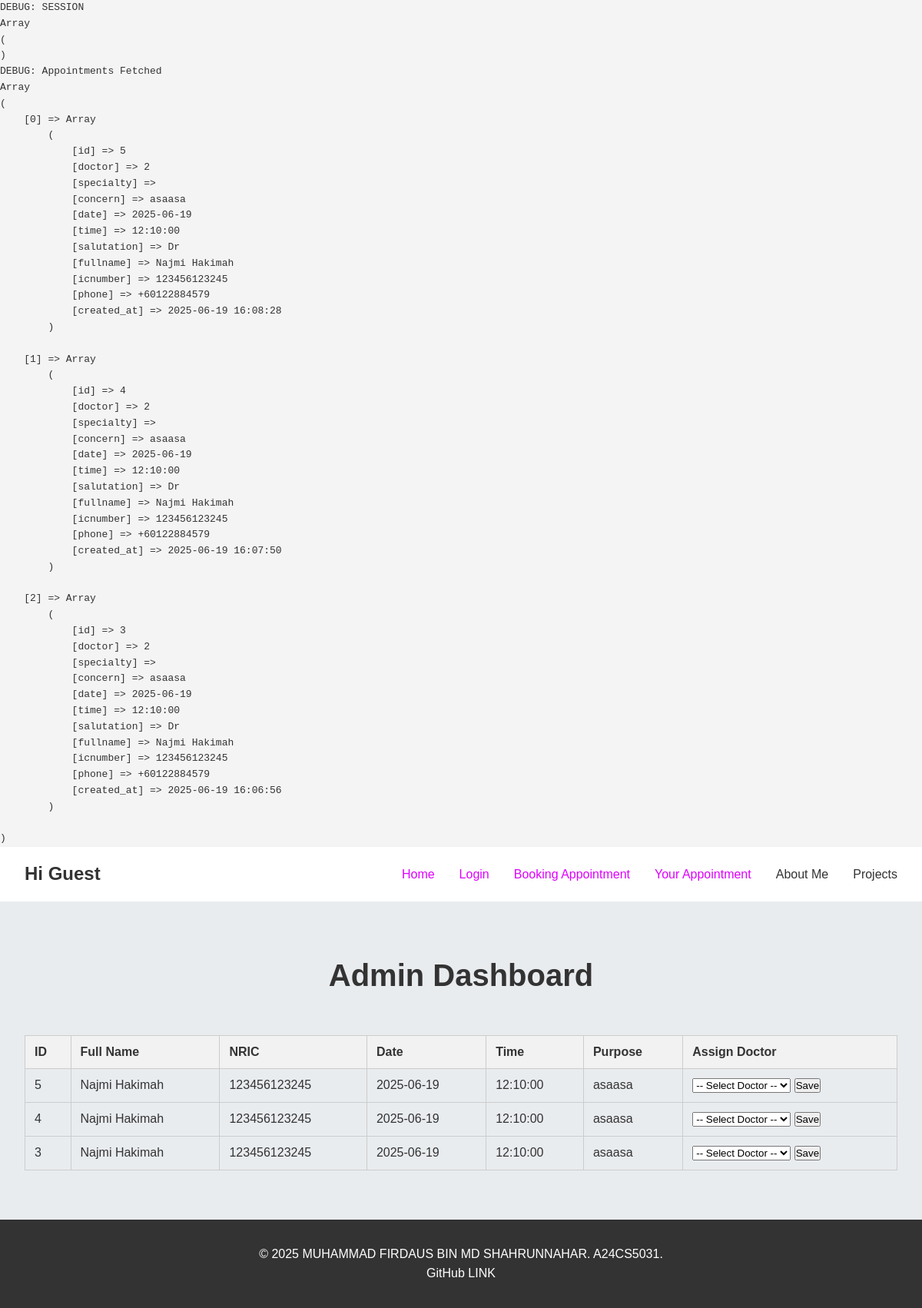
Page /viewappointment.php on the committed database.
### tables this page shows
CREATE TABLE `appointment_bookings` (
  `id` int NOT NULL,
  `doctor` varchar(100) DEFAULT NULL,
  `specialty` varchar(100) DEFAULT NULL,
  `concern` text NOT NULL,
  `date` date NOT NULL,
  `time` time NOT NULL,
  `salutation` varchar(10) NOT NULL,
  `fullname` varchar(100) NOT NULL,
  `icnumber` varchar(20) NOT NULL,
  `phone` varchar(20) NOT NULL,
  `created_at` timestamp NULL DEFAULT CURRENT_TIMESTAMP
);

### viewappointment.php (the view, shortened to what this page needs)
<?php
$username = isset($_SESSION['username']) ? $_SESSION['username'] : "Guest";
echo "<pre>DEBUG: SESSION\n";
print_r($_SESSION);
echo "</pre>";
$conn = new mysqli("localhost", "root", "", "daus");
$appointments = [];
$result = $conn->query("SELECT * FROM appointment_bookings ORDER BY id DESC");
if ($result && $result->num_rows > 0) {
    $appointments = $result->fetch_all(MYSQLI_ASSOC);
    echo "<pre>DEBUG: Appointments Fetched\n";
    print_r($appointments);
    echo "</pre>";
} else {
    echo "<pre>DEBUG: No appointments found in the database.</pre>";
}
?>
<!DOCTYPE html>
<html lang="en">
<head>
    <link rel="stylesheet" href="styles.css">
</head>
<body>
    <header class="nav-container">
        <div class="logo">Hi <?php echo htmlspecialchars($username) ?></div>
        <nav>
            <ul class="nav-links">
                <li><a href="index.php" class="active">Home</a></li>
                <li><a href="login.php" class="active">Login</a></li>
                <li><a href="booking.php" class="active">Booking Appointment</a></li>
                <li><a href="mybooking.php" class="active">Your Appointment</a></li>
                <li><a href="about.php">About Me</a></li>
                <li><a href="projects.php">Projects</a></li>
            </ul>
        </nav>
    </header>
    <section id="home" class="hero">
        <h1>Admin Dashboard</h1>
        <?php if (!empty($appointments)): ?>
            <table>
    <thead>
        <tr>
            <th>ID</th>
            <th>Full Name</th>
            <th>NRIC</th>
            <th>Date</th>
            <th>Time</th>
            <th>Purpose</th>
            <th>Assign Doctor</th>
        </tr>
    </thead>
    <tbody>
    <?php foreach ($appointments as $appointment): ?>
        <tr>
            <form action="assign_doctor.php" method="POST" class="doctor-form">
                <td><?php echo htmlspecialchars($appointment['id']); ?></td>
                <td><?php echo htmlspecialchars($appointment['fullname']); ?></td>
                <td><?php echo htmlspecialchars($appointment['icnumber']); ?></td>
                <td><?php echo htmlspecialchars($appointment['date']); ?></td>
                <td><?php echo htmlspecialchars($appointment['time']); ?></td>
                <td><?php echo htmlspecialchars($appointment['concern']); ?></td>
                <td>
                <select name="doctor" required>
                    <option value="">-- Select Doctor --</option>
                </select>
                    <button type="submit" class="save-button">Save</button>
                </td>
            </form>
        </tr>
    <?php endforeach; ?>
</tbody>
</table>
        <?php else: ?>
            <p>No appointments found.</p>
        <?php endif; ?>
    </section>
    <footer>
        <p>&copy; 2025 MUHAMMAD FIRDAUS BIN MD SHAHRUNNAHAR. A24CS5031.</p>
        <div class="social-links">
            <a href="https://github.com/leecinsiak" target="_blank" aria-label="GitHub Profile">GitHub LINK</a>
        </div>
    </footer>
</body>
</html>

### styles.css (style rules this page uses)
* { margin: 0; padding: 0; box-sizing: border-box; }
body { font-family: 'Arial', sans-serif; line-height: 1.6; color: #333; background-color: #f4f4f4; }
.nav-container { display: flex; justify-content: space-between; align-items: center; padding: 1rem 2rem; background-color: #fff; box-shadow: 0 2px 4px rgba(0,0,0,0.1); }
.logo { font-size: 1.5rem; font-weight: bold; }
.nav-links { display: flex; list-style: none; }
.nav-links li { margin-left: 2rem; }
.nav-links a { text-decoration: none; color: #333; font-weight: 500; }
.nav-links a.active, .nav-links a:hover { color: #dd00ff; }
.hero { display: flex; flex-direction: column; align-items: center; text-align: center; padding: 4rem 2rem; background-color: #e9ecef; }
.hero h1 { font-size: 2.5rem; margin-bottom: 1rem; }
footer { text-align: center; padding: 2rem; background-color: #333; color: #fff; }
.social-links a { color: #fff; margin: 0 1rem; text-decoration: none; }

### viewappointment.php (style rules this page uses)
table { width: 100%; border-collapse: collapse; margin-top: 30px; }
th, td { border: 1px solid #ccc; padding: 12px; text-align: left; }
th { background-color: #f2f2f2; }

### rows in the picture
appointment_bookings: id "5", fullname "Najmi Hakimah", icnumber "123456123245", date "2025-06-19", time "12:10:00", concern "asaasa"
appointment_bookings: id "4", fullname "Najmi Hakimah", icnumber "123456123245", date "2025-06-19", time "12:10:00", concern "asaasa"
appointment_bookings: id "3", fullname "Najmi Hakimah", icnumber "123456123245", date "2025-06-19", time "12:10:00", concern "asaasa"

### other values in the picture
$username "Guest"
